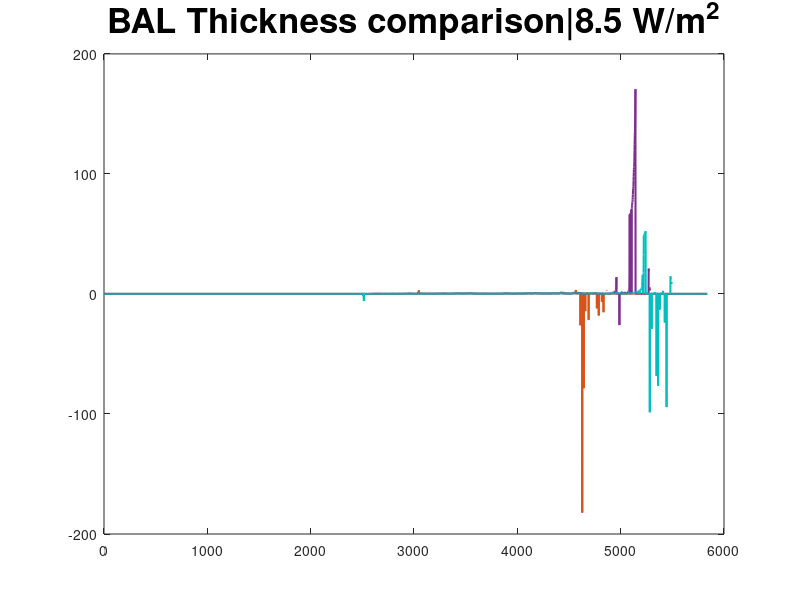

The MATLAB source for this figure: (Note: this script raises an error after producing the figure.)
%% ice concentration extraction and plotting

% file='/home/riesna/Desktop/working_nc/icec.sfc.gauss.2017_daily.nc' ;
% ncdisp(file)
% 
% lon=ncread(file,'lon');
% lat=ncread(file,'lat');
% time=ncread(file,'time');
% 
% b2= 'NCEP_SICdaily';
% b3= 'ERA5_SIC';
% b4= 'EI_SIC';
% 
% SIC= ncread(file,'icec',[17 81 1],[1 1 inf],[1 1 1]);
% NCEP_SIC= reshape(squeeze(SIC(:,1,:,:)),365,1);
% f2=[b2,'.txt'];
% dlmwrite(f2,NCEP_SIC); 

% SIC= ncread(file,'ci',[121 616 1],[1 1 inf],[1 1 1]);
% ERA5= reshape(squeeze(SIC(:,1,:,:)),1460,1);
% f2=[b3,'.txt'];
% dlmwrite(f2,ERA5); 

% SIC= ncread(file,'ci',[21 36 1],[1 1 inf],[1 1 1]);
% EI= reshape(squeeze(SIC(:,1,:,:)),120,1);
% f2=[b4,'_Nov','.txt'];
% dlmwrite(f2,EI); 

% BAL=['EI_BAL.txt'];
% dlmwrite(BAL,hi_bio);

%%%%%%%%%%%%%%%%%%%%%%%%%%%%%%%%%%%%%%%%%%%%%%%%%%%%%%%%%%%%%%%%%%%%%%%%%%%%%%%%%%%%
%%%%%%%%%%%%%%%%%%%%%%%%%%%%%%%%%%%%%%% PLOT %%%%%%%%%%%%%%%%%%%%%%%%%%%%%%%%%%%%%%%

% load E5.txt
% load EI.txt
% load NCEP.txt
% 
% figure
% 
% plot(E5,'Color',[0, 0.75, 0.75],'LineWidth',2)
% hold on
% % 
% % plot(EI,'Color',[0.4940, 0.1840, 0.5560],'LineWidth',2) 
% % hold on
% % 
% % plot(NCEP,'Color',[0.8500, 0.3250, 0.0980],'Linewidth',2)    
% % hold on 
% 
% title('ERA 5 Sea Ice Concentration','FontSize',20,'FontWeight','bold')
% % legend('ERA 5','Era Interim','NCEP','FontSize',10,'FontWeight','bold',3)
% 
% xlim([486 1460])
% set(gca,'XTick',486:121.6667:1400)
% % set(gca,'XTickLabel',{'jan-17','feb-17','mar-17','apr-17','may-17','jun-17','jul-17','aug-17','sep-17','oct-17','nov-17','dec-17'},'FontSize',25,'FontWeight','bold')
% set(gca,'XTickLabel',{'may-17','jun-17','jul-17','aug-17','sep-17','oct-17','nov-17','dec-17'},'FontSize',20,'FontWeight','bold')
% % set(gca,'YTick',-0.6:0.2:0.4)
% % ylim([0 102])
% ylabel('Sea Ice Concentration[%]','FontSize',25,'FontWeight','bold')
% % set(gca,'YTickLabel',{'-0.6','-0.4','-0.2','0.0','0.2'},'FontSize',10,'FontWeight','bold')
%%%%%%%%%%%%%%%%%%%%%%%%%%%%%%%%%%%%%%%%%%%%%%%%%%%%%%%%%%%%%%%%%%%%%%%%%%%%%%%%%%%%%%%%%%%%%%%%%%%

load E5_BAL.txt
load EI_BAL.txt
load NCEP.txt
% 
plot(NCEP,'Color',[0.8500, 0.3250, 0.0980],'LineWidth',1.5) %ncep
hold on

plot(EI_BAL,'Color',[0.4940, 0.1840, 0.5560],'LineWidth',1.5)
hold on

plot(E5_BAL,'Color',[0, 0.75, 0.75],'LineWidth',1.5) %E5
hold on

title('BAL Thickness comparison|8.5 W/m^2','FontSize',25,'FontWeight','bold')
legend('NCEP','ERA INTERIM','ERA 5', 'FontSize',20,'FontWeight','bold',2)

xlim([1944 5800])
set(gca,'XTick',1944:486.4167:5350)
% set(gca,'XTickLabel',{'jan-17','feb-17','mar-17','apr-17','may-17','jun-17','jul-17','aug-17','sep-17','oct-17','nov-17','dec-17'},'FontSize',10,'FontWeight','bold')
set(gca,'XTickLabel',{'may-17','jun-17','jul-17','aug-17','sep-17','oct-17','nov-17','dec-17'},'FontSize',23,'FontWeight','bold')

% set(gca,'YTick',-0.6:0.2:0.4)
ylim([0 0.7])
ylabel('thickness[m]','FontSize',25,'FontWeight','bold')
set(gca,'YTickLabel',{'0.0','0.05','0.10','0.15','0.20'},'FontSize',23,'FontWeight','bold')
